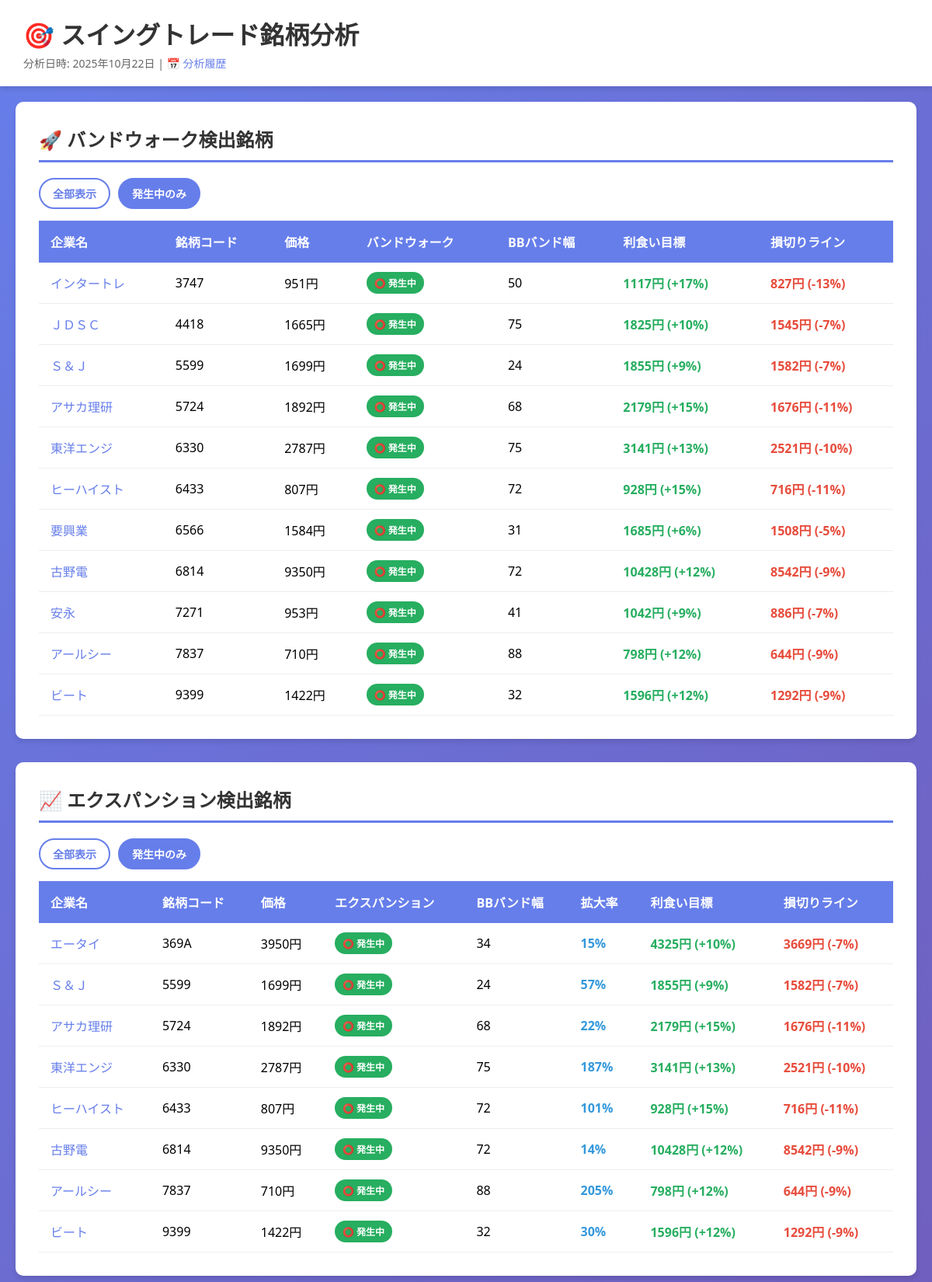
/report.php?date=2025-10-22 (upper part), run on the app's committed database.
### tables this page shows
CREATE TABLE bandwalk_results (
					id INTEGER PRIMARY KEY AUTOINCREMENT,
					analysis_date TEXT NOT NULL,
					code TEXT NOT NULL,
					is_bandwalk INTEGER NOT NULL,
					price REAL NOT NULL,
					bb_width REAL NOT NULL,
					profit_target REAL,
					stop_loss REAL,
					created_at TIMESTAMP DEFAULT CURRENT_TIMESTAMP,
					FOREIGN KEY (code) REFERENCES companies(code),
					UNIQUE(analysis_date, code)
				);

CREATE TABLE companies (
					code TEXT PRIMARY KEY,
					name TEXT NOT NULL
				);

CREATE TABLE expansion_results (
					id INTEGER PRIMARY KEY AUTOINCREMENT,
					analysis_date TEXT NOT NULL,
					code TEXT NOT NULL,
					is_expansion INTEGER NOT NULL,
					price REAL NOT NULL,
					bb_width REAL NOT NULL,
					expansion_rate REAL NOT NULL,
					profit_target REAL,
					stop_loss REAL,
					created_at TIMESTAMP DEFAULT CURRENT_TIMESTAMP,
					FOREIGN KEY (code) REFERENCES companies(code),
					UNIQUE(analysis_date, code)
				);

### report.php (the view, shortened to what this page needs)
<?php
$db_path = __DIR__ . '/stock_analysis.db';
try {
	$pdo = new PDO('sqlite:' . $db_path);
	$pdo->setAttribute(PDO::ATTR_ERRMODE, PDO::ERRMODE_EXCEPTION);
} catch (PDOException $e) {
	die('データベース接続エラー: ' . $e->getMessage());
}
$analysis_date = isset($_GET['date']) ? $_GET['date'] : date('Y-m-d');
$stmt = $pdo->prepare('
	SELECT br.*, c.name as company_name
	FROM bandwalk_results br
	LEFT JOIN companies c ON br.code = c.code
	WHERE br.analysis_date = ?
	ORDER BY br.code
');
$stmt->execute([$analysis_date]);
$bandwalk_results = $stmt->fetchAll(PDO::FETCH_ASSOC);
$stmt = $pdo->prepare('
	SELECT er.*, c.name as company_name
	FROM expansion_results er
	LEFT JOIN companies c ON er.code = c.code
	WHERE er.analysis_date = ?
	ORDER BY er.code
');
$stmt->execute([$analysis_date]);
$expansion_results = $stmt->fetchAll(PDO::FETCH_ASSOC);
$date_obj = DateTime::createFromFormat('Y-m-d', $analysis_date);
$today = $date_obj->format('Y年m月d日');
function format_price($price) {
	return (int)round($price) . '円';
}
function format_percentage($current_price, $target_price) {
	$percentage = (($target_price - $current_price) / $current_price) * 100;
	$price_str = format_price($target_price);
	return $price_str . ' (' . sprintf('%+d', (int)round($percentage)) . '%)';
}
?>
<!DOCTYPE html>
<html lang="ja">
<head>
</head>
<body>
	<div class="header">
		<h1>🎯 スイングトレード銘柄分析</h1>
		<p>分析日時: <?php echo htmlspecialchars($today); ?> | <a href="index.php">📅 分析履歴</a></p>
	</div>
	<div class="content">
		<div class="container">
			<?php if (count($bandwalk_results) > 0): ?>
				<div class="section">
					<h2>🚀 バンドウォーク検出銘柄</h2>
					<div style="margin-bottom: 15px; display: flex; gap: 10px;">
						<button class="filter-btn" onclick="filterBandwalk('all', this)">全部表示</button>
						<button class="filter-btn active" onclick="filterBandwalk('active', this)">発生中のみ</button>
					</div>
					<table id="bandwalk-table">
						<thead>
							<tr>
								<th>企業名</th>
								<th>銘柄コード</th>
								<th>価格</th>
								<th>バンドウォーク</th>
								<th>BBバンド幅</th>
								<th>利食い目標</th>
								<th>損切りライン</th>
							</tr>
						</thead>
						<tbody>
							<?php foreach ($bandwalk_results as $row): ?>
								<?php $is_bandwalk = $row['is_bandwalk'] ? true : false; ?>
								<tr class="bandwalk-row" data-bandwalk="<?php echo $is_bandwalk ? 'active' : 'inactive'; ?>">
									<td><a href="https://kabutan.jp/stock/chart?code=<?php echo htmlspecialchars($row['code']); ?>" target="_blank"><?php echo htmlspecialchars($row['company_name']); ?></a></td>
									<td><?php echo htmlspecialchars($row['code']); ?></td>
									<td><?php echo format_price($row['price']); ?></td>
									<td><span class="badge <?php echo $is_bandwalk ? 'badge-yes' : 'badge-no'; ?>"><?php echo $is_bandwalk ? '⭕ 発生中' : '❌ なし'; ?></span></td>
									<td><?php echo (int)$row['bb_width']; ?></td>
									<td style="color: #27ae60; font-weight: bold;"><?php echo format_percentage($row['price'], $row['profit_target']); ?></td>
									<td style="color: #e74c3c; font-weight: bold;"><?php echo format_percentage($row['price'], $row['stop_loss']); ?></td>
								</tr>
							<?php endforeach; ?>
						</tbody>
					</table>
				</div>
			<?php endif; ?>
			<?php if (count($expansion_results) > 0): ?>
				<div class="section">
					<h2>📈 エクスパンション検出銘柄</h2>
					<div style="margin-bottom: 15px; display: flex; gap: 10px;">
						<button class="filter-btn" onclick="filterExpansion('all', this)">全部表示</button>
						<button class="filter-btn active" onclick="filterExpansion('active', this)">発生中のみ</button>
					</div>
					<table id="expansion-table">
						<thead>
							<tr>
								<th>企業名</th>
								<th>銘柄コード</th>
								<th>価格</th>
								<th>エクスパンション</th>
								<th>BBバンド幅</th>
								<th>拡大率</th>
								<th>利食い目標</th>
								<th>損切りライン</th>
							</tr>
						</thead>
						<tbody>
							<?php foreach ($expansion_results as $row): ?>
								<?php $is_expansion = $row['is_expansion'] ? true : false; ?>
								<tr class="expansion-row" data-expansion="<?php echo $is_expansion ? 'active' : 'inactive'; ?>">
									<td><a href="https://kabutan.jp/stock/chart?code=<?php echo htmlspecialchars($row['code']); ?>" target="_blank"><?php echo htmlspecialchars($row['company_name']); ?></a></td>
									<td><?php echo htmlspecialchars($row['code']); ?></td>
									<td><?php echo format_price($row['price']); ?></td>
									<td><span class="badge <?php echo $is_expansion ? 'badge-yes' : 'badge-no'; ?>"><?php echo $is_expansion ? '⭕ 発生中' : '❌ なし'; ?></span></td>
									<td><?php echo (int)$row['bb_width']; ?></td>
									<td style="color: #3498db; font-weight: bold;"><?php echo (int)$row['expansion_rate']; ?>%</td>
									<td style="color: #27ae60; font-weight: bold;"><?php echo format_percentage($row['price'], $row['profit_target']); ?></td>
									<td style="color: #e74c3c; font-weight: bold;"><?php echo format_percentage($row['price'], $row['stop_loss']); ?></td>
								</tr>
							<?php endforeach; ?>
						</tbody>
					</table>
				</div>
			<?php endif; ?>
		</div>
	</div>
</body>
</html>

### report.php (style rules this page uses)
* { margin: 0; padding: 0; box-sizing: border-box; }
body { font-family: 'Segoe UI', Tahoma, Geneva, Verdana, sans-serif; background: linear-gradient(135deg, #667eea 0%, #764ba2 100%); min-height: 100vh; display: flex; flex-direction: column; }
.container { max-width: 1200px; margin: 0 auto; width: 100%; }
.header { background: white; padding: 20px 30px; box-shadow: 0 4px 6px rgba(0, 0, 0, 0.1); flex-shrink: 0; }
.header h1 { color: #333; margin-bottom: 5px; }
.header p { color: #666; font-size: 14px; }
.header a { color: #667eea; text-decoration: none; margin-right: 20px; }
.content { flex: 1; overflow-y: auto; padding: 20px; }
.section { background: white; padding: 30px; border-radius: 10px; margin-bottom: 30px; box-shadow: 0 4px 6px rgba(0, 0, 0, 0.1); }
.section h2 { color: #333; margin-bottom: 20px; border-bottom: 3px solid #667eea; padding-bottom: 10px; }
table { width: 100%; border-collapse: collapse; }
th { background: #667eea; color: white; padding: 15px; text-align: left; font-weight: 600; }
td { padding: 12px 15px; border-bottom: 1px solid #eee; }
table a { color: #667eea; text-decoration: none; font-weight: 500; }
.badge { display: inline-block; padding: 5px 10px; border-radius: 20px; font-size: 12px; font-weight: bold; }
.badge-yes { background: #27ae60; color: white; }
.filter-btn { padding: 8px 16px; border: 2px solid #667eea; background: white; color: #667eea; border-radius: 20px; cursor: pointer; font-weight: 600; font-size: 14px; transition: all 0.3s ease; }
.filter-btn.active { background: #667eea; color: white; }

### data on the page
bandwalk_results: code.name "インタートレ", code "3747", price "951円", is_bandwalk "⭕ 発生中", bb_width "50", format_percentage($row['price'], $row['profit_target']) "1117円 (+17%)", format_percentage($row['price'], $row['stop_loss']) "827円 (-13%)"
bandwalk_results: code.name "ＪＤＳＣ", code "4418", price "1665円", is_bandwalk "⭕ 発生中", bb_width "75", format_percentage($row['price'], $row['profit_target']) "1825円 (+10%)", format_percentage($row['price'], $row['stop_loss']) "1545円 (-7%)"
bandwalk_results: code.name "Ｓ＆Ｊ", code "5599", price "1699円", is_bandwalk "⭕ 発生中", bb_width "24", format_percentage($row['price'], $row['profit_target']) "1855円 (+9%)", format_percentage($row['price'], $row['stop_loss']) "1582円 (-7%)"
bandwalk_results: code.name "アサカ理研", code "5724", price "1892円", is_bandwalk "⭕ 発生中", bb_width "68", format_percentage($row['price'], $row['profit_target']) "2179円 (+15%)", format_percentage($row['price'], $row['stop_loss']) "1676円 (-11%)"
bandwalk_results: code.name "東洋エンジ", code "6330", price "2787円", is_bandwalk "⭕ 発生中", bb_width "75", format_percentage($row['price'], $row['profit_target']) "3141円 (+13%)", format_percentage($row['price'], $row['stop_loss']) "2521円 (-10%)"
bandwalk_results: code.name "ヒーハイスト", code "6433", price "807円", is_bandwalk "⭕ 発生中", bb_width "72", format_percentage($row['price'], $row['profit_target']) "928円 (+15%)", format_percentage($row['price'], $row['stop_loss']) "716円 (-11%)"
bandwalk_results: code.name "要興業", code "6566", price "1584円", is_bandwalk "⭕ 発生中", bb_width "31", format_percentage($row['price'], $row['profit_target']) "1685円 (+6%)", format_percentage($row['price'], $row['stop_loss']) "1508円 (-5%)"
bandwalk_results: code.name "古野電", code "6814", price "9350円", is_bandwalk "⭕ 発生中", bb_width "72", format_percentage($row['price'], $row['profit_target']) "10428円 (+12%)", format_percentage($row['price'], $row['stop_loss']) "8542円 (-9%)"
bandwalk_results: code.name "安永", code "7271", price "953円", is_bandwalk "⭕ 発生中", bb_width "41", format_percentage($row['price'], $row['profit_target']) "1042円 (+9%)", format_percentage($row['price'], $row['stop_loss']) "886円 (-7%)"
bandwalk_results: code.name "アールシー", code "7837", price "710円", is_bandwalk "⭕ 発生中", bb_width "88", format_percentage($row['price'], $row['profit_target']) "798円 (+12%)", format_percentage($row['price'], $row['stop_loss']) "644円 (-9%)"
bandwalk_results: code.name "ビート", code "9399", price "1422円", is_bandwalk "⭕ 発生中", bb_width "32", format_percentage($row['price'], $row['profit_target']) "1596円 (+12%)", format_percentage($row['price'], $row['stop_loss']) "1292円 (-9%)"
expansion_results: code.name "エータイ", code "369A", price "3950円", is_expansion "⭕ 発生中", bb_width "34", expansion_rate "15", format_percentage($row['price'], $row['profit_target']) "4325円 (+10%)", format_percentage($row['price'], $row['stop_loss']) "3669円 (-7%)"
expansion_results: code.name "Ｓ＆Ｊ", code "5599", price "1699円", is_expansion "⭕ 発生中", bb_width "24", expansion_rate "57", format_percentage($row['price'], $row['profit_target']) "1855円 (+9%)", format_percentage($row['price'], $row['stop_loss']) "1582円 (-7%)"
expansion_results: code.name "アサカ理研", code "5724", price "1892円", is_expansion "⭕ 発生中", bb_width "68", expansion_rate "22", format_percentage($row['price'], $row['profit_target']) "2179円 (+15%)", format_percentage($row['price'], $row['stop_loss']) "1676円 (-11%)"
expansion_results: code.name "東洋エンジ", code "6330", price "2787円", is_expansion "⭕ 発生中", bb_width "75", expansion_rate "187", format_percentage($row['price'], $row['profit_target']) "3141円 (+13%)", format_percentage($row['price'], $row['stop_loss']) "2521円 (-10%)"
expansion_results: code.name "ヒーハイスト", code "6433", price "807円", is_expansion "⭕ 発生中", bb_width "72", expansion_rate "101", format_percentage($row['price'], $row['profit_target']) "928円 (+15%)", format_percentage($row['price'], $row['stop_loss']) "716円 (-11%)"
expansion_results: code.name "古野電", code "6814", price "9350円", is_expansion "⭕ 発生中", bb_width "72", expansion_rate "14", format_percentage($row['price'], $row['profit_target']) "10428円 (+12%)", format_percentage($row['price'], $row['stop_loss']) "8542円 (-9%)"
expansion_results: code.name "アールシー", code "7837", price "710円", is_expansion "⭕ 発生中", bb_width "88", expansion_rate "205", format_percentage($row['price'], $row['profit_target']) "798円 (+12%)", format_percentage($row['price'], $row['stop_loss']) "644円 (-9%)"
expansion_results: code.name "ビート", code "9399", price "1422円", is_expansion "⭕ 発生中", bb_width "32", expansion_rate "30", format_percentage($row['price'], $row['profit_target']) "1596円 (+12%)", format_percentage($row['price'], $row['stop_loss']) "1292円 (-9%)"

### other printed values
$today "2025年10月22日"
